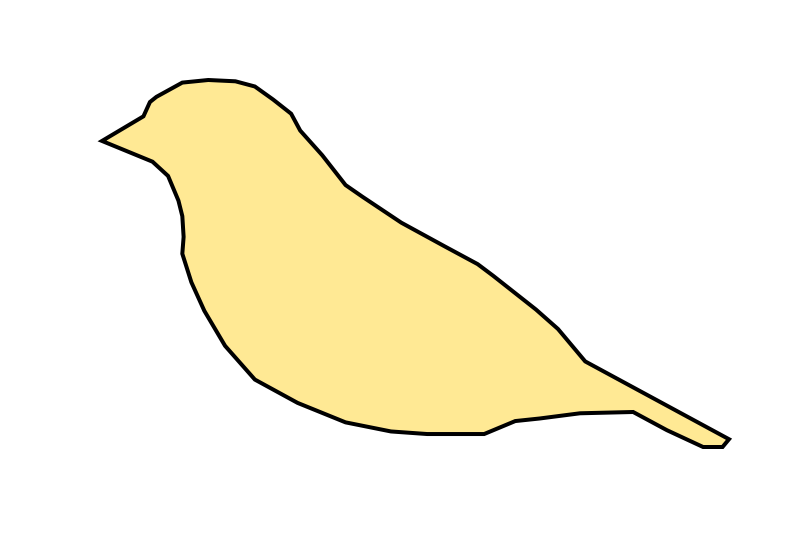
#> input picture code_from_meetings/visualizing_data/bird.png, 800 x 557 px
$ jupyter execute --allow-errors 'Data Visualization.ipynb'   (shell and % lines are left out)   (older library calls are emulated)
#> lines starting #> are read from the running program, lines starting #| are printed output that depends on the picture
This notebook explores various data visualization techniques with Python.

Date Created: 10 Feb 2018
<br>
Last Modified: 21 Feb 2018
<br>
Humans Responsible: The Prickly Pythons

[cell 1]
import matplotlib.pyplot as plt
import numpy as np

# 2D

## Annotation
It's nice to be able to annotate a figure with lines, arrows and inset plots etc. to help the viewer understand the data better. Matplotlib's annotation module is able to do this.
<br>
For more information, have a look at these documentations:
<br>
https://matplotlib.org/api/_as_gen/matplotlib.axes.Axes.annotate.html
<br>
https://matplotlib.org/users/annotations_guide.html

[cell 2]
from scipy.misc import imread

BG_img = imread("bird.png")
#> BG_img is the input picture: shape (557, 800, 4); mean R, G, B, A 251.4, 247.1, 230.6, 255

[cell 3]
BG_img.shape # 4 channels: RGBA
#> Out = (557, 800, 4)

[cell 4]
# Display one of the channels

fig = plt.figure(figsize=(10,5))
ax = fig.add_subplot(111)
im = ax.imshow(BG_img[:,:,3])
ax.set_title('Alpha channel')

from mpl_toolkits.axes_grid1 import make_axes_locatable
divider = make_axes_locatable(ax)
cax = divider.append_axes('right', size='3%', pad=0.05)
cbar = plt.colorbar(im, cax=cax)
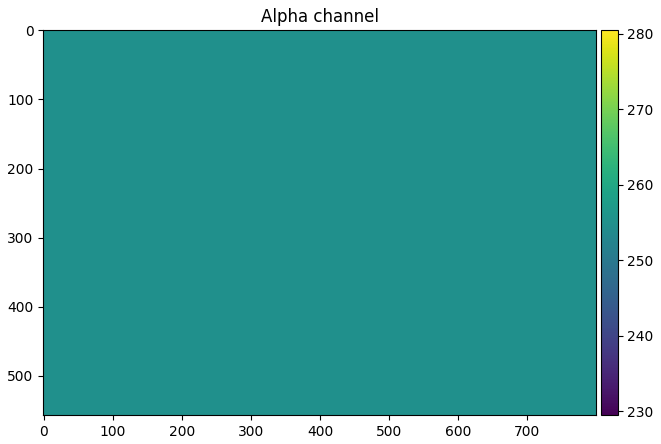
#> figure drawn by matplotlib, 2 panels

[cell 5]
fig = plt.figure(figsize=(18,9))

labels = ['Cookies', 'Jellybean', 'Milkshake', 'Cheesecake']
colors = ['yellowgreen', 'gold', 'lightskyblue', 'lightcoral']

# Axis 1 - main figure
ax1 = fig.add_subplot(111)
im = ax1.imshow(BG_img, interpolation='nearest')
ax1.set_xticks([])
ax1.set_yticks([])


# Axis 2 - The first inset axis
ax2 = plt.axes([0.42, 0.72, 0.15, 0.15]) # First two numbers specify position, last two gives the size of the pie plot
proportions_Brain = [38.4, 40.6, 20.7, 10.3] # Proportions of the pie plot
patches, texts = plt.pie(proportions_Brain, colors=colors, shadow=False, startangle=90)
ax2.axis('equal')
ax2.set_title('Brain')
ax1.annotate('',                 \
             xy = (200, 100),    \
             xytext = (310, 70), \
             arrowprops = dict(arrowstyle='-', facecolor='black'))

# Axis 3 - The second inset axis
ax3 = plt.axes([0.2, 0.25, 0.19, 0.19]) # First two numbers specify position, last two gives the size of the pie plot
proportions_Heart = [61.7, 46.3, 12.1, 100.1] # Proportions of the pie plot
patches, texts = plt.pie(proportions_Heart, colors=colors, shadow=False, startangle=90)
ax3.axis('equal')
ax3.set_title('Heart')
ax1.annotate('',                  \
             xy = (250, 280),     \
             xytext = (145, 350), \
             arrowprops = dict(arrowstyle='-', facecolor='black'))

# Axis 4 - The third inset axis
ax4 = plt.axes([0.53, 0.54, 0.23, 0.23]) # First two numbers specify position, last two gives the size of the pie plot
proportions_stomach = [23.0, 63.2, 42.1, 10.1] # Proportions of the pie plot
patches, texts = plt.pie(proportions_stomach, colors=colors, shadow=False, startangle=90)
ax4.axis('equal')
ax4.set_title('Stomach')
ax1.annotate('',                  \
             xy = (400, 320),     \
             xytext = (520, 220), \
             arrowprops = dict(arrowstyle='-', facecolor='black'))


# Label the colors and display as legend - on axis number one.
ax1.legend(patches, labels, loc="best")

plt.show()
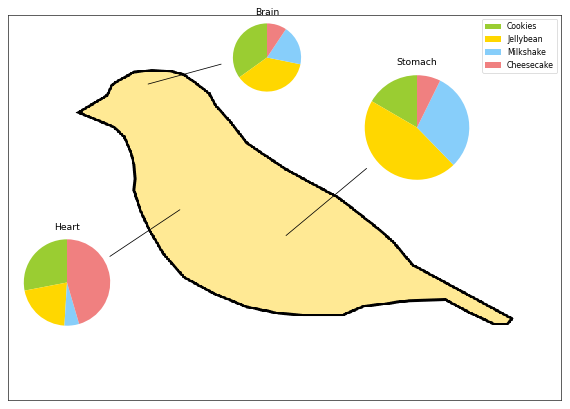
#> figure drawn by matplotlib, 4 panels

# 3D

## Mesh plots
Options to visualize data in 3D for Python include:
- matplotlib
- VTK
- mayavi

Here we show an example using matplotlib with the help of skimage's [marching cubes algorithm](http://scikit-image.org/docs/0.11.x/auto_examples/plot_marching_cubes.html?highlight=marching).
The goal is to make an isosurface plot showing the 3D distribution of the electrons in the protein molecule Lysozyme obtained from the protein data bank (PDB) entry [1dpx](https://www.rcsb.org/structure/1dpx).

[cell 6]
from mpl_toolkits.mplot3d.art3d import Poly3DCollection
from skimage import measure

### Read in data

#> (a cell that did not finish here is left out)

#> (a cell that did not finish here is left out)

[cell 9]
b'N' == 'N'

[cell 10]
b'N'.decode("utf-8") == 'N'

### Make space

[cell 11]
x = np.arange(-25,25,1)
y = np.arange(0,40,1)
z = np.arange(0,40,1)

X,Y,Z = np.meshgrid(x,y,z)

[cell 12]
X.shape

[cell 13]
e_density_vol = np.zeros_like(X)
e_density_vol.shape

### Visualize the electron density of one atom

#> (a cell that did not finish here is left out)

#> (a cell that did not finish here is left out)

[cell 16]
A = 7
#> (the rest of this cell did not finish here and is left out)

#> (a cell that did not finish here is left out)

#> (a cell that did not finish here is left out)

[cell 19]
# Use marching cubes to obtain the surface mesh
isosurface_value = 5
#> (the rest of this cell did not finish here and is left out)

### Visualize the electron density of whole protein

#> (a cell that did not finish here is left out)

[cell 21]
# Enable interactive plotting in the notebook

# Use marching cubes to obtain a surface mesh
isosurface_value = 5
#> (the rest of this cell did not finish here and is left out)

# Towards 4D
## Bringing in time
Adapted from an example given in:
<br>
https://brushingupscience.wordpress.com/2016/06/21/matplotlib-animations-the-easy-way/

[cell 22]
# Generate some data
x = np.linspace(-3, 3, 101)
t = np.linspace(1, 25, 26)
X, T = np.meshgrid(x, t)

sin_T = np.sin(2*np.pi*T/T.max())
F = sin_T * np.sinc(X*(1 + sin_T))

[cell 23]
# Increase fontsize of x and y ticks
import matplotlib as mpl
mpl.rcParams['xtick.labelsize'] = 14
mpl.rcParams['ytick.labelsize'] = 14

# Plot the figure
fig = plt.figure(figsize=(14,10))
ax = fig.add_subplot(111)
im = ax.imshow(F, interpolation='nearest')
ax.set_xlabel('x', fontsize=16)
ax.set_ylabel('t', fontsize=16)

# Make colorbar
from mpl_toolkits.axes_grid1 import make_axes_locatable
divider = make_axes_locatable(ax)
cax = divider.append_axes('right', size='3%', pad=0.05)
cbar = plt.colorbar(im, cax=cax)

plt.show()
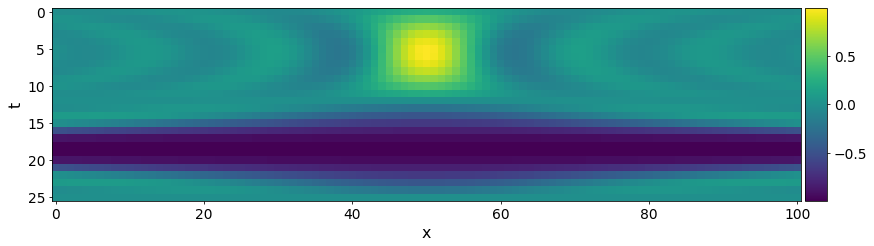
#> figure drawn by matplotlib, 2 panels

[cell 24]

from matplotlib.animation import FuncAnimation

[cell 25]
fig, ax = plt.subplots(figsize=(7, 3))
ax.set(xlim=(-3, 3), ylim=(-1, 1))
ax.grid()

line = ax.plot(x, F[0, :], color='k', lw=2)[0]

def animate(i):
    line.set_ydata(F[i, :])

anim = FuncAnimation(fig, animate, interval=100, frames=len(t)-1)
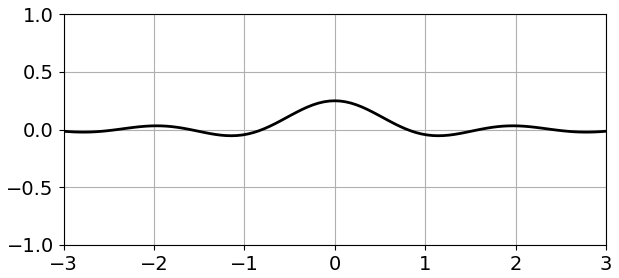
#> figure drawn by matplotlib, 1 panel; curve peaks at x = 0, y = 0.249
